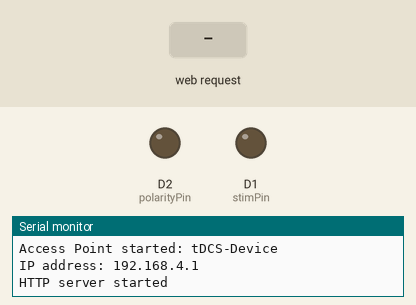
A sketch run on a simulated ESP8266 (NodeMCU). Parts: output pins drawn as LEDs (lit = HIGH), the last lines printed to the serial monitor. Inputs (shaded band) come from the test bench.

Above: at 1.2 s.
1.3 s: HTTP request GET /start received
At 1.7 s:
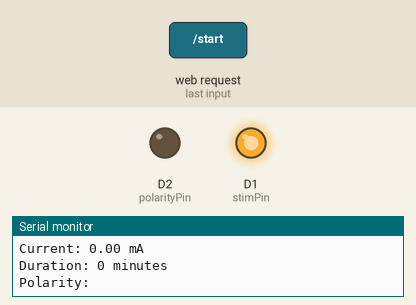
2.8 s: HTTP request GET /start?mode=anodal received
Timing chart, 0 to 5.8 s (numbered marks = the images above; inputs shaded):
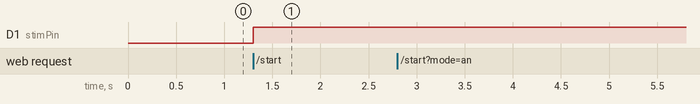

Measured:
- after the input at 1.3 s, D1 (stimPin): LOW → HIGH at once

The sketch:

tdcs_controller.ino
```cpp
#include <ESP8266WiFi.h>
#include <ESP8266WebServer.h>

const char* ssid = "tDCS-Device";
const char* password = "12345678";

ESP8266WebServer server(80);

// Define pins for stimulation control
const int stimPin = D1;      // Replace with your actual pin
const int polarityPin = D2;  // Optional for polarity control (anodal/cathodal)

void handleStart() {
  String mode = server.arg("mode");
  float current = server.arg("current").toFloat();
  int duration = server.arg("duration").toInt(); // in minutes
  String polarity = server.arg("polarity");

  // Debug output
  Serial.println("Mode: " + mode);
  Serial.println("Current: " + String(current) + " mA");
  Serial.println("Duration: " + String(duration) + " minutes");
  Serial.println("Polarity: " + polarity);

  // Control stimulation pins (simulate control)
  digitalWrite(stimPin, HIGH);
  if (polarity == "anodal") {
    digitalWrite(polarityPin, HIGH);
  } else {
    digitalWrite(polarityPin, LOW);
  }

  // Set a timer to stop after duration (not blocking)
  unsigned long stimEndTime = millis() + (duration * 60UL * 1000UL);

  server.send(200, "text/plain", "tDCS শুরু হয়েছে। মোড: " + mode + ", সময়: " + String(duration) + " মিনিট");

  // Background task in loop() will handle stopping
}

unsigned long stimEnd = 0;

void setup() {
  Serial.begin(115200);
  pinMode(stimPin, OUTPUT);
  pinMode(polarityPin, OUTPUT);
  digitalWrite(stimPin, LOW);
  digitalWrite(polarityPin, LOW);

  // Setup Access Point
  WiFi.softAP(ssid, password);
  Serial.println("Access Point started: " + String(ssid));
  Serial.println("IP address: " + WiFi.softAPIP().toString());

  // Define route
  server.on("/start", handleStart);
  server.begin();
  Serial.println("HTTP server started");
}

void loop() {
  server.handleClient();

  // Stop stimulation after time (optional improvement)
  static unsigned long stimStopTime = 0;
  if (digitalRead(stimPin) == HIGH && stimStopTime == 0) {
    stimStopTime = millis() + (5UL * 60UL * 1000UL); // default 5 mins safety
  }

  if (stimStopTime != 0 && millis() > stimStopTime) {
    digitalWrite(stimPin, LOW);
    digitalWrite(polarityPin, LOW);
    stimStopTime = 0;
    Serial.println("Stimulation ended.");
  }
}
```
